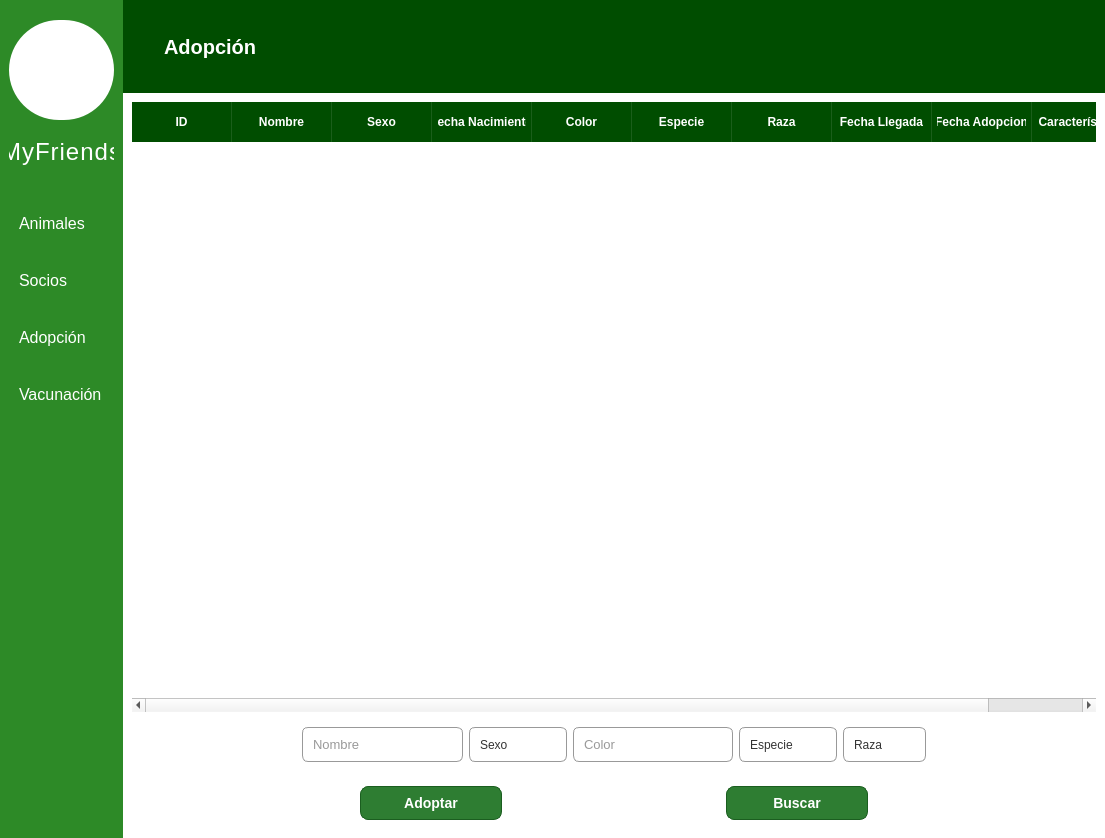
<?xml version="1.0" encoding="UTF-8"?>
<ui version="4.0">
 <class>MainWindow</class>
 <widget class="QMainWindow" name="MainWindow">
  <property name="geometry">
   <rect>
    <x>0</x>
    <y>0</y>
    <width>1105</width>
    <height>838</height>
   </rect>
  </property>
  <property name="windowTitle">
   <string>MainWindow</string>
  </property>
  <widget class="QWidget" name="centralwidget">
   <property name="styleSheet">
    <string notr="true">.QFrame {
    border: none;
    padding: 0px;
    margin: 0px;
	background-color: white;
}</string>
   </property>
   <layout class="QHBoxLayout" name="horizontalLayout" stretch="1,8">
    <property name="spacing">
     <number>0</number>
    </property>
    <property name="leftMargin">
     <number>0</number>
    </property>
    <property name="topMargin">
     <number>0</number>
    </property>
    <property name="rightMargin">
     <number>0</number>
    </property>
    <property name="bottomMargin">
     <number>0</number>
    </property>
    <item>
     <widget class="QFrame" name="frame_lateral">
      <property name="styleSheet">
       <string notr="true">/* Color de fondo del panel lateral */
#frame_lateral {
    background-color: #2d8a27; /* El verde de tu captura */
    border: none;
}

/* Estilo para todos los botones dentro del panel */
QPushButton {
    background-color: transparent;
    color: white;
    text-align: left;
    padding: 10px;
    font-size: 16px;
    border: none;
}

/* Efecto cuando pasas el ratón por encima */
QPushButton:hover {
    background-color: #3eb038;
}</string>
      </property>
      <property name="frameShape">
       <enum>QFrame::StyledPanel</enum>
      </property>
      <property name="frameShadow">
       <enum>QFrame::Raised</enum>
      </property>
      <layout class="QVBoxLayout" name="verticalLayout">
       <property name="spacing">
        <number>18</number>
       </property>
       <property name="topMargin">
        <number>20</number>
       </property>
       <item>
        <widget class="QLabel" name="imagen">
         <property name="minimumSize">
          <size>
           <width>100</width>
           <height>100</height>
          </size>
         </property>
         <property name="maximumSize">
          <size>
           <width>120</width>
           <height>120</height>
          </size>
         </property>
         <property name="styleSheet">
          <string notr="true">#imagen{
	border-radius: 50px;
	background-color: white;
}</string>
         </property>
         <property name="text">
          <string/>
         </property>
         <property name="pixmap">
          <pixmap>img/logo_perros.webp</pixmap>
         </property>
         <property name="scaledContents">
          <bool>true</bool>
         </property>
        </widget>
       </item>
       <item>
        <widget class="QLabel" name="nombre">
         <property name="minimumSize">
          <size>
           <width>30</width>
           <height>30</height>
          </size>
         </property>
         <property name="maximumSize">
          <size>
           <width>200</width>
           <height>200</height>
          </size>
         </property>
         <property name="styleSheet">
          <string notr="true">#nombre{
	color: #FFFFFF;
	padding-bottom: 20px;
	font-family: 'Montserrat';
	font-size: 24px;
	letter-spacing: 1px;
}</string>
         </property>
         <property name="text">
          <string>MyFriends</string>
         </property>
         <property name="alignment">
          <set>Qt::AlignCenter</set>
         </property>
        </widget>
       </item>
       <item>
        <widget class="QPushButton" name="btn_animales">
         <property name="text">
          <string>Animales</string>
         </property>
         <property name="icon">
          <iconset>
           <normaloff>img/huella.png</normaloff>img/huella.png</iconset>
         </property>
        </widget>
       </item>
       <item>
        <widget class="QPushButton" name="btn_socios">
         <property name="text">
          <string>Socios</string>
         </property>
         <property name="icon">
          <iconset>
           <normaloff>img/persona.webp</normaloff>img/persona.webp</iconset>
         </property>
        </widget>
       </item>
       <item>
        <widget class="QPushButton" name="btn_adopcion">
         <property name="text">
          <string>Adopción</string>
         </property>
         <property name="icon">
          <iconset>
           <normaloff>img/corazon2.webp</normaloff>img/corazon2.webp</iconset>
         </property>
        </widget>
       </item>
       <item>
        <widget class="QPushButton" name="btn_vacunacion">
         <property name="text">
          <string>Vacunación</string>
         </property>
         <property name="icon">
          <iconset>
           <normaloff>img/salud.png</normaloff>img/salud.png</iconset>
         </property>
        </widget>
       </item>
       <item>
        <spacer name="verticalSpacer">
         <property name="orientation">
          <enum>Qt::Vertical</enum>
         </property>
         <property name="sizeHint" stdset="0">
          <size>
           <width>20</width>
           <height>341</height>
          </size>
         </property>
        </spacer>
       </item>
      </layout>
     </widget>
    </item>
    <item>
     <widget class="QFrame" name="frame">
      <property name="frameShape">
       <enum>QFrame::StyledPanel</enum>
      </property>
      <property name="frameShadow">
       <enum>QFrame::Raised</enum>
      </property>
      <layout class="QVBoxLayout" name="verticalLayout_2" stretch="1,8">
       <property name="spacing">
        <number>0</number>
       </property>
       <property name="leftMargin">
        <number>0</number>
       </property>
       <property name="topMargin">
        <number>0</number>
       </property>
       <property name="rightMargin">
        <number>0</number>
       </property>
       <property name="bottomMargin">
        <number>0</number>
       </property>
       <item>
        <widget class="QFrame" name="frame_superior">
         <property name="styleSheet">
          <string notr="true">#frame_superior{
	background-color: #004d00
}

#titulo{
	color: white; 
	font-size: 20px; 
	font-weight: bold; 
}</string>
         </property>
         <property name="frameShape">
          <enum>QFrame::StyledPanel</enum>
         </property>
         <property name="frameShadow">
          <enum>QFrame::Raised</enum>
         </property>
         <layout class="QHBoxLayout" name="horizontalLayout_4">
          <property name="leftMargin">
           <number>15</number>
          </property>
          <item>
           <widget class="QLabel" name="label_3">
            <property name="minimumSize">
             <size>
              <width>20</width>
              <height>20</height>
             </size>
            </property>
            <property name="maximumSize">
             <size>
              <width>40</width>
              <height>40</height>
             </size>
            </property>
            <property name="text">
             <string/>
            </property>
            <property name="pixmap">
             <pixmap>img/corazon2.webp</pixmap>
            </property>
            <property name="scaledContents">
             <bool>true</bool>
            </property>
           </widget>
          </item>
          <item>
           <widget class="QLabel" name="titulo">
            <property name="text">
             <string>Adopción</string>
            </property>
           </widget>
          </item>
          <item>
           <spacer name="horizontalSpacer_3">
            <property name="orientation">
             <enum>Qt::Horizontal</enum>
            </property>
            <property name="sizeHint" stdset="0">
             <size>
              <width>799</width>
              <height>20</height>
             </size>
            </property>
           </spacer>
          </item>
         </layout>
        </widget>
       </item>
       <item>
        <widget class="QFrame" name="frame_2">
         <property name="frameShape">
          <enum>QFrame::StyledPanel</enum>
         </property>
         <property name="frameShadow">
          <enum>QFrame::Raised</enum>
         </property>
         <layout class="QVBoxLayout" name="verticalLayout_3">
          <item>
           <widget class="QTableWidget" name="tabla_adopcion">
            <property name="styleSheet">
             <string notr="true">QTableWidget {
	background-color:white;
    gridline-color: #dcdcdc; /* Color de las líneas de la cuadrícula */
    border: none;
    alternate-background-color: #efefef; /* Color de las filas grises */
    selection-background-color: #a8d5a2; /* Color cuando seleccionas una fila */
    color: #333333; /* Color del texto de los datos */
}

/* Estilo de los encabezados (La parte superior verde) */
QHeaderView::section {
    background-color: #004d00; /* Verde oscuro como el de tu banner */
    color: white;
    padding: 5px;
    font-weight: bold;
    border: none;
    border-right: 1px solid #1a5e1a; /* Línea divisoria entre columnas */
    height: 30px;
}

/* Estilo para que los datos se vean más limpios */
QTableWidget::item {
    padding: 5px;
}</string>
            </property>
            <property name="alternatingRowColors">
             <bool>true</bool>
            </property>
            <attribute name="verticalHeaderVisible">
             <bool>false</bool>
            </attribute>
            <column>
             <property name="text">
              <string>ID</string>
             </property>
            </column>
            <column>
             <property name="text">
              <string>Nombre</string>
             </property>
            </column>
            <column>
             <property name="text">
              <string>Sexo</string>
             </property>
            </column>
            <column>
             <property name="text">
              <string>Fecha Nacimiento</string>
             </property>
            </column>
            <column>
             <property name="text">
              <string>Color</string>
             </property>
            </column>
            <column>
             <property name="text">
              <string>Especie</string>
             </property>
            </column>
            <column>
             <property name="text">
              <string>Raza</string>
             </property>
            </column>
            <column>
             <property name="text">
              <string>Fecha Llegada</string>
             </property>
            </column>
            <column>
             <property name="text">
              <string>Fecha Adopcion</string>
             </property>
            </column>
            <column>
             <property name="text">
              <string>Características</string>
             </property>
            </column>
           </widget>
          </item>
          <item>
           <widget class="QFrame" name="frame_7">
            <property name="styleSheet">
             <string notr="true">QLineEdit {
    background-color: #ffffff; /* Fondo blanco puro */
    border: 1px solid #999999; /* Un borde gris muy sutil y claro */
    border-radius: 6px; /* Bordes redondeados sutiles */
    font-size: 13px;
    color: #333333; /* Texto gris oscuro para mejor lectura */
    padding: 8px; /* Padding interior para que el texto no toque el borde */
    selection-background-color: #a8d5a2; /* Color cuando seleccionas texto dentro */
}

/* Efecto al hacer clic para escribir (Focus) */
QLineEdit:focus {
    border: 1px solid #3eb038; /* El borde se vuelve verde para indicar que está activo */
    background-color: #f8fff8; /* Un fondo muy sutilmente verde claro */
}

/* Efecto si el QLineEdit está deshabilitado */
QLineEdit:disabled {
    background-color: #f2f2f2;
    color: #aaaaaa;
    border: 1px solid #e0e0e0;
}

QLineEdit::placeholder {
    color: #999999;
    font-style: italic;
}

QComboBox {
    background-color: white;
    border: 1px solid #999999;
    border-radius: 6px;
    padding: 5px 10px;
    min-width: 6em;
    color: #333333;
}

/* Estilo del botón de la flechita */
QComboBox::drop-down {
    border: none;
    width: 30px;
}

/* Estilo de la flechita (puedes usar una imagen o un caracter) */
QComboBox::down-arrow {
    width: 12px;
    height: 12px;
}

/* Estilo de la lista desplegable cuando se abre */
QComboBox QAbstractItemView {
    border: 1px solid #dcdcdc;
    selection-background-color: #3eb038; /* Color verde al pasar el ratón */
    selection-color: white;
    background-color: white;
    outline: none;
}</string>
            </property>
            <property name="frameShape">
             <enum>QFrame::StyledPanel</enum>
            </property>
            <property name="frameShadow">
             <enum>QFrame::Raised</enum>
            </property>
            <layout class="QHBoxLayout" name="horizontalLayout_10">
             <item>
              <spacer name="horizontalSpacer_10">
               <property name="orientation">
                <enum>Qt::Horizontal</enum>
               </property>
               <property name="sizeHint" stdset="0">
                <size>
                 <width>40</width>
                 <height>20</height>
                </size>
               </property>
              </spacer>
             </item>
             <item>
              <widget class="QLineEdit" name="input_nombre">
               <property name="maximumSize">
                <size>
                 <width>250</width>
                 <height>250</height>
                </size>
               </property>
               <property name="placeholderText">
                <string>Nombre</string>
               </property>
              </widget>
             </item>
             <item>
              <widget class="QComboBox" name="input_sexo">
               <property name="maximumSize">
                <size>
                 <width>250</width>
                 <height>250</height>
                </size>
               </property>
               <item>
                <property name="text">
                 <string>Sexo</string>
                </property>
               </item>
               <item>
                <property name="text">
                 <string>Macho</string>
                </property>
               </item>
               <item>
                <property name="text">
                 <string>Hembra</string>
                </property>
               </item>
              </widget>
             </item>
             <item>
              <widget class="QLineEdit" name="input_color">
               <property name="maximumSize">
                <size>
                 <width>250</width>
                 <height>250</height>
                </size>
               </property>
               <property name="placeholderText">
                <string>Color</string>
               </property>
              </widget>
             </item>
             <item>
              <widget class="QComboBox" name="input_especie">
               <property name="maximumSize">
                <size>
                 <width>250</width>
                 <height>250</height>
                </size>
               </property>
               <item>
                <property name="text">
                 <string>Especie</string>
                </property>
               </item>
              </widget>
             </item>
             <item>
              <widget class="QComboBox" name="input_raza">
               <property name="maximumSize">
                <size>
                 <width>250</width>
                 <height>250</height>
                </size>
               </property>
               <item>
                <property name="text">
                 <string>Raza</string>
                </property>
               </item>
              </widget>
             </item>
             <item>
              <spacer name="horizontalSpacer_11">
               <property name="orientation">
                <enum>Qt::Horizontal</enum>
               </property>
               <property name="sizeHint" stdset="0">
                <size>
                 <width>40</width>
                 <height>20</height>
                </size>
               </property>
              </spacer>
             </item>
            </layout>
           </widget>
          </item>
          <item>
           <widget class="QFrame" name="frame_8">
            <property name="frameShape">
             <enum>QFrame::StyledPanel</enum>
            </property>
            <property name="frameShadow">
             <enum>QFrame::Raised</enum>
            </property>
            <layout class="QHBoxLayout" name="horizontalLayout_11">
             <item>
              <spacer name="horizontalSpacer_12">
               <property name="orientation">
                <enum>Qt::Horizontal</enum>
               </property>
               <property name="sizeHint" stdset="0">
                <size>
                 <width>40</width>
                 <height>20</height>
                </size>
               </property>
              </spacer>
             </item>
             <item>
              <widget class="QPushButton" name="btn_adoptar">
               <property name="styleSheet">
                <string notr="true">/* Estilo general del botón en estado normal */
QPushButton {
    background-color: #2e7d32; /* Un verde más suave y oscuro, tipo &quot;Forest Green&quot; */
    color: white; /* Texto blanco */
    border: 1px solid #1b5e20; /* Un borde sutil aún más oscuro */
    border-radius: 8px; /* Bordes redondeados modernos */
    font-size: 14px;
    font-weight: bold; /* Texto en negrita */
    padding-top: 8px; /* &quot;Aire&quot; arriba y abajo */
    padding-bottom: 8px;
    padding-left: 20px; /* &quot;Aire&quot; a los lados */
    padding-right: 20px;
    min-width: 100px; /* Ancho mínimo para que no se encoja mucho */
}

/* Efecto al pasar el ratón (Hover) */
QPushButton:hover {
    background-color: #388e3c; /* Un verde un poco más claro al hacer hover */
    border: 1px solid #2e7d32;
}

/* Efecto al hacer clic (Pressed) */
QPushButton:pressed {
    background-color: #1b5e20; /* Más oscuro aún cuando está pulsado */
    padding-top: 10px; /* Efecto sutil de presión */
    padding-bottom: 6px;
}</string>
               </property>
               <property name="text">
                <string>Adoptar</string>
               </property>
              </widget>
             </item>
             <item>
              <spacer name="horizontalSpacer_16">
               <property name="orientation">
                <enum>Qt::Horizontal</enum>
               </property>
               <property name="sizeHint" stdset="0">
                <size>
                 <width>40</width>
                 <height>20</height>
                </size>
               </property>
              </spacer>
             </item>
             <item>
              <widget class="QPushButton" name="btn_buscar">
               <property name="styleSheet">
                <string notr="true">/* Estilo general del botón en estado normal */
QPushButton {
    background-color: #2e7d32; /* Un verde más suave y oscuro, tipo &quot;Forest Green&quot; */
    color: white; /* Texto blanco */
    border: 1px solid #1b5e20; /* Un borde sutil aún más oscuro */
    border-radius: 8px; /* Bordes redondeados modernos */
    font-size: 14px;
    font-weight: bold; /* Texto en negrita */
    padding-top: 8px; /* &quot;Aire&quot; arriba y abajo */
    padding-bottom: 8px;
    padding-left: 20px; /* &quot;Aire&quot; a los lados */
    padding-right: 20px;
    min-width: 100px; /* Ancho mínimo para que no se encoja mucho */
}

/* Efecto al pasar el ratón (Hover) */
QPushButton:hover {
    background-color: #388e3c; /* Un verde un poco más claro al hacer hover */
    border: 1px solid #2e7d32;
}

/* Efecto al hacer clic (Pressed) */
QPushButton:pressed {
    background-color: #1b5e20; /* Más oscuro aún cuando está pulsado */
    padding-top: 10px; /* Efecto sutil de presión */
    padding-bottom: 6px;
}</string>
               </property>
               <property name="text">
                <string>Buscar</string>
               </property>
              </widget>
             </item>
             <item>
              <spacer name="horizontalSpacer_13">
               <property name="orientation">
                <enum>Qt::Horizontal</enum>
               </property>
               <property name="sizeHint" stdset="0">
                <size>
                 <width>40</width>
                 <height>20</height>
                </size>
               </property>
              </spacer>
             </item>
            </layout>
           </widget>
          </item>
         </layout>
        </widget>
       </item>
      </layout>
     </widget>
    </item>
   </layout>
  </widget>
 </widget>
 <resources/>
 <connections/>
</ui>
